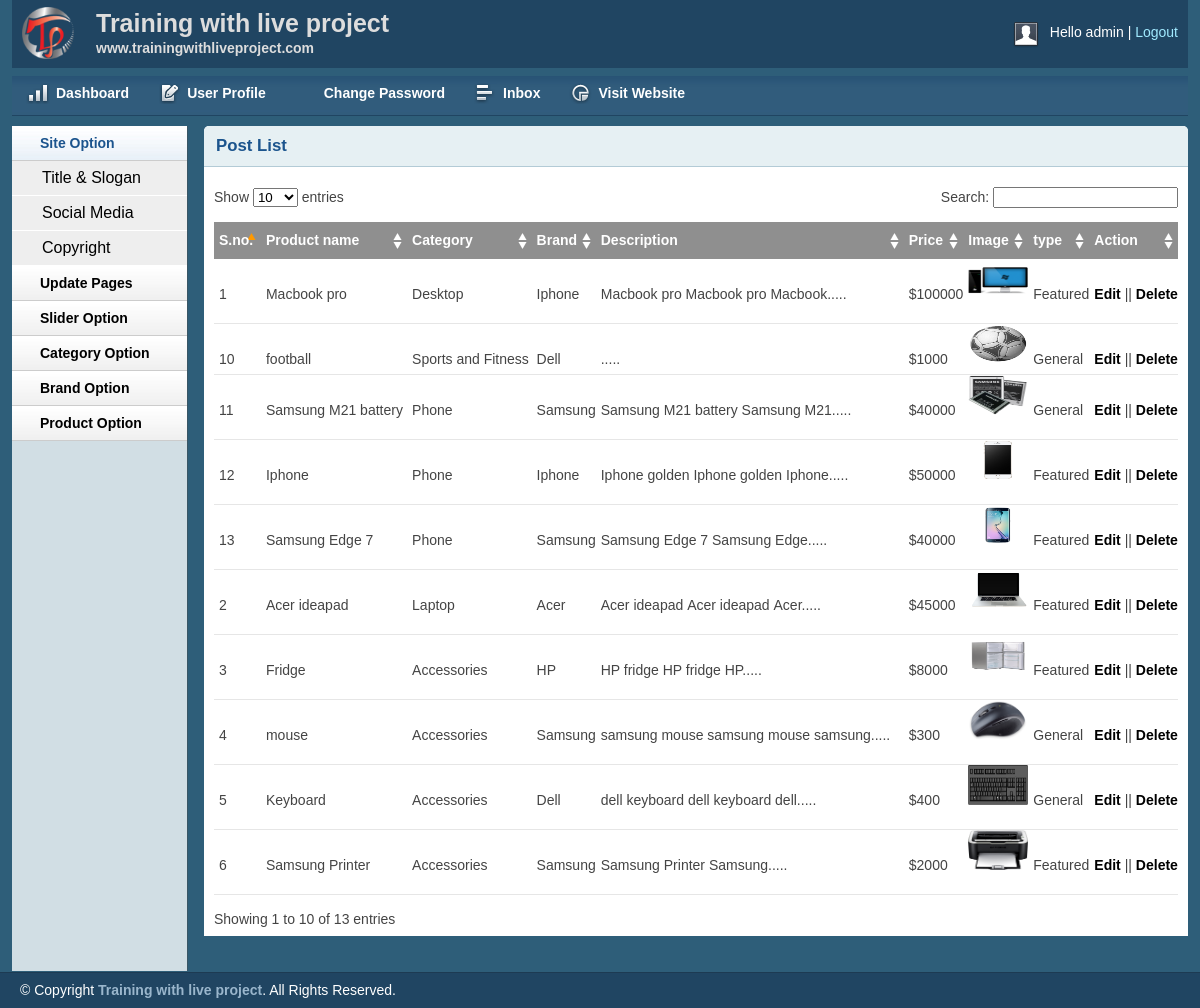
The page /admin/productlist.php (signed in) on the database its author committed.
### tables this page shows
CREATE TABLE `tbl_product` (
  `productId` int(11) NOT NULL,
  `productName` varchar(255) NOT NULL,
  `catId` int(11) NOT NULL,
  `brandId` int(11) NOT NULL,
  `body` text NOT NULL,
  `price` float NOT NULL,
  `image` varchar(255) NOT NULL,
  `type` tinyint(4) NOT NULL DEFAULT 0
);

CREATE TABLE `tbl_category` (
  `catId` int(11) NOT NULL,
  `catName` varchar(255) NOT NULL
);

CREATE TABLE `tbl_brand` (
  `brandId` int(11) NOT NULL,
  `brandName` varchar(255) NOT NULL
);

### lib/Database.php (called while the page is built, shortened)
<?php
class Database
{
    public $host   = DB_HOST;
    public $user   = DB_USER;
    public $pass   = DB_PASS;
    public $dbname = DB_NAME;
    public $link;
    private function connectDB(){
        $this->link = new mysqli($this->host,$this->user,$this->pass,$this->dbname);
    }
    public function select($query){
        $result = $this->link->query($query) or die($this->link->error . __LINE__);
        if ($result->num_rows > 0) {
            return $result;
        } else {
            return false;
        }
    }
}
?>

### classes/Product.php (called while the page is built, shortened)
<?php
$filepath = realpath(dirname(__DIR__));
include_once($filepath.'/lib/Database.php') ;
include_once($filepath.'/helpers/Format.php') ;
?>
<?php
class Product
{
    private $db;
    public function __construct()
    {
        $this->db = new Database();
    }
    public function getAllProduct()
    {
        $query = "  SELECT p.*,c.catName,b.brandName
                    FROM tbl_product as p,tbl_category as c,tbl_brand as b
                    WHERE p.catId = c.catId AND p.brandId = b.brandId
                    ORDER BY p.productId DESC
                ";
        $result = $this->db->select($query);
        return $result;
    }
}
?>

### helpers/Format.php (called while the page is built, shortened)
<?php
class Format{
    public function textShorten($text, $limit = 400){
        $text = $text . " ";
        $text = substr($text, 0, $limit);
        $text = substr($text, 0, strrpos($text, ' '));
        $text = $text . ".....";
        return $text;
    }
}
?>

### admin/productlist.php (the view, shortened to what this page needs)
<?php include_once 'inc/header.php';?>
<?php include_once 'inc/sidebar.php';?>
<?php include_once '../classes/Product.php'; ?>
<?php include_once '../helpers/Format.php'; ?>
<?php
$pd = new Product();
$fm = new Format();
?>
<div class="grid_10">
    <div class="box round first grid">
        <h2>Post List</h2>
        <div class="block">
            <table class="data display datatable" id="example">
			<thead>
				<tr>
					<th>S.no.</th>
					<th>Product name</th>
					<th>Category</th>
					<th>Brand</th>
					<th>Description</th>
					<th>Price</th>
					<th>Image</th>
					<th>type</th>
					<th>Action</th>
				</tr>
			</thead>
			<tbody>
				<?php
					$getPd = $pd->getAllProduct();
					if($getPd){
						$i = 0;
						while($row = $getPd->fetch_assoc()){
							$i++;
				?>
				<tr class="odd gradeX">
					<td><?php echo $i; ?></td>
					<td><?php echo $row['productName']; ?></td>
					<td><?php echo $row['catName']; ?></td>
					<td class="center"><?php echo $row['brandName']; ?></td>
					<td><?php echo $fm->textShorten($row['body'],50); ?></td>
					<td>$<?php echo $row['price']; ?></td>
					<td><img src="<?php echo $row['image']; ?>" alt="" height = "40" width = "60" ></td>
					<td class="center">
						<?php
							if($row['type'] == 0){
								echo "Featured";
							}else{
								echo "General";
							}
						?>
					</td>
					<td><a href="productedit.php?proid=<?php echo $row['productId']; ?>">Edit</a> || <a onclick = "return confirm('Are you sure want to delete ?');" href="?delpro=<?php echo $row['productId']; ?>">Delete</a></td>
				</tr>
				<?php } } ?>
			</tbody>
		</table>
       </div>
    </div>
</div>
<?php include 'inc/footer.php';?>

### admin/css/layout.css (style rules this page uses)
body { background: #fff none repeat scroll 0 0; color: #444; font-size: 14px; padding: 0; }
a { color: #000; font-weight:bold; text-decoration: none; }
h1, h2, h3, h4, h5, h6 { line-height:1.2em; margin-bottom:.3em; }
h2 { margin-top:1em; }
.box { background:#fff; margin-bottom:20px; padding:10px 10px 10px 10px; margin-left:-8px; }
.box.grid { padding-bottom:40px; }
.box.round { -moz-border-radius: 5px 5px 0px 0px; -webkit-border-radius: 5px 5px 0px 0px; border-radius: 5px 5px 0px 0px; }
.box h2 { font-size:1.2em; font-weight:bold; color:#1B548D; background:#E6F0F3; margin:-10px -10px 0 -10px; padding:10px 12px; border-bottom:1px solid #B3CBD6; -moz-border-radius: 5px 5px 0px 0px; -webkit-border-radius: 5px 5px 0px 0px; border-radius: 5px 5px 0px 0px; }
.box.first { min-height: 406px; }
.block { padding-top:20px; }
p { margin-bottom:1em; }
.block { padding-bottom:1px; }
table.display { margin: 0 auto; clear: both; width: 100%; }
.sorting_asc { background: #8f8f8f url(../img/table/sort_asc.png) no-repeat center right; padding:8px 5px; text-align:left; color:#fff; }
.sorting { background:#8f8f8f url(../img/table/sort_both.png) no-repeat center right; padding:8px 5px; text-align:left; color:#fff; }
tr.odd { height: 30px; line-height: 30px; border-bottom:1px solid #e6e6e6; }
tr.even { height: 30px; line-height: 30px; border-bottom:1px solid #e6e6e6; }
tr.odd td, tr.even td { padding-left:5px; }

### rows shown on the page
tbl_product: productName "Macbook pro", catId.catName "Desktop", brandId.brandName "Iphone", body "Macbook pro Macbook pro Macbook.....", price "100000", image (picture), type "Featured"
tbl_product: productName "Acer ideapad", catId.catName "Laptop", brandId.brandName "Acer", body "Acer ideapad Acer ideapad Acer.....", price "45000", image (picture), type "Featured"
tbl_product: productName "Fridge", catId.catName "Accessories", brandId.brandName "HP", body "HP fridge HP fridge HP.....", price "8000", image (picture), type "Featured"
tbl_product: productName "mouse", catId.catName "Accessories", brandId.brandName "Samsung", body "samsung mouse samsung mouse samsung.....", price "300", image (picture), type "General"
tbl_product: productName "Keyboard", catId.catName "Accessories", brandId.brandName "Dell", body "dell keyboard dell keyboard dell.....", price "400", image (picture), type "General"
tbl_product: productName "Samsung Printer", catId.catName "Accessories", brandId.brandName "Samsung", body "Samsung Printer Samsung.....", price "2000", image (picture), type "Featured"
tbl_product: productName "football", catId.catName "Sports and Fitness", brandId.brandName "Dell", body ".....", price "1000", image (picture), type "General"
tbl_product: productName "Samsung M21 battery", catId.catName "Phone", brandId.brandName "Samsung", body "Samsung M21 battery Samsung M21.....", price "40000", image (picture), type "General"
tbl_product: productName "Iphone", catId.catName "Phone", brandId.brandName "Iphone", body "Iphone golden Iphone golden Iphone.....", price "50000", image (picture), type "Featured"
tbl_product: productName "Samsung Edge 7", catId.catName "Phone", brandId.brandName "Samsung", body "Samsung Edge 7 Samsung Edge.....", price "40000", image (picture), type "Featured"

### other values the page prints
Session::get('adminName') "admin"
